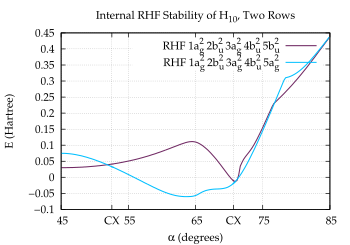

Generate this figure with gnuplot:
set term postscript enhanced eps color "Palatino" 16
set size 0.7, 0.7
set encoding iso

# Set line styles
set style line  1 lt 1 lw 3 lc rgb "#0070FF" pt 6    # blue
set style line  2 lt 1 lw 3 lc rgb "#E52B50" pt 6    # red
set style line  3 lt 1 lw 3 lc rgb "#009A63" pt 6    # green
set style line  4 lt 1 lw 3 lc rgb "#702963" pt 6    # purple
set style line  5 lt 1 lw 3 lc rgb "#F28500" pt 6    # orange
set style line  6 lt 1 lw 3 lc rgb "#00BFFF" pt 6    # deep sky blue
set style line  7 lt 1 lw 3 lc rgb "#FF91A4" pt 6    # pink
set style line  8 lt 1 lw 3 lc rgb "#50C878" pt 6    # light green
set style line  9 lt 1 lw 3 lc rgb "#C9A0DC" pt 6    # lavender
set style line 10 lt 1 lw 3 lc rgb "#000000" pt 6    # black
set style line 11 lt 2 lw 3 lc rgb "#0070FF" pt 6    # blue
set style line 12 lt 2 lw 3 lc rgb "#E52B50" pt 6    # red
set style line 13 lt 2 lw 3 lc rgb "#009A63" pt 6    # green
set style line 14 lt 2 lw 3 lc rgb "#702963" pt 6    # purple
set style line 15 lt 2 lw 3 lc rgb "#F28500" pt 6    # orange
set style line 16 lt 2 lw 3 lc rgb "#00BFFF" pt 6    # deep sky blue
set style line 17 lt 2 lw 3 lc rgb "#FF91A4" pt 6    # pink
set style line 18 lt 2 lw 3 lc rgb "#50C878" pt 6    # light green
set style line 19 lt 2 lw 3 lc rgb "#C9A0DC" pt 6    # lavender
set style line 20 lt 2 lw 3 lc rgb "#000000" pt 6    # black
set style line 100 lt 1 lw 1 lc rgb "#FFFFFF"

set title "Internal RHF Stability of H_{10}, Two Rows"
set xlabel "{/Symbol a} (degrees)"
set ylabel "E (Hartree)"
set xtics 5.0, 10.0
set xtics add ("CX" 52.5579861) 
set xtics add ("CX" 70.6585) 
set grid xtics x2tics ytics
set key spacing 1.5

set output "RRHF.eps"
set xrange [45:85]
set yrange [*:*]
plot "ag2bu3/h10hess" u 1:3 w l ls 4 ti "RHF 1a@_g^2 2b@_u^2 3a@_g^2 4b@_u^2 5b@_u^2",  \
     "ag3bu2/h10hess" u 1:3 w l ls 6 ti "RHF 1a@_g^2 2b@_u^2 3a@_g^2 4b@_u^2 5a@_g^2"
